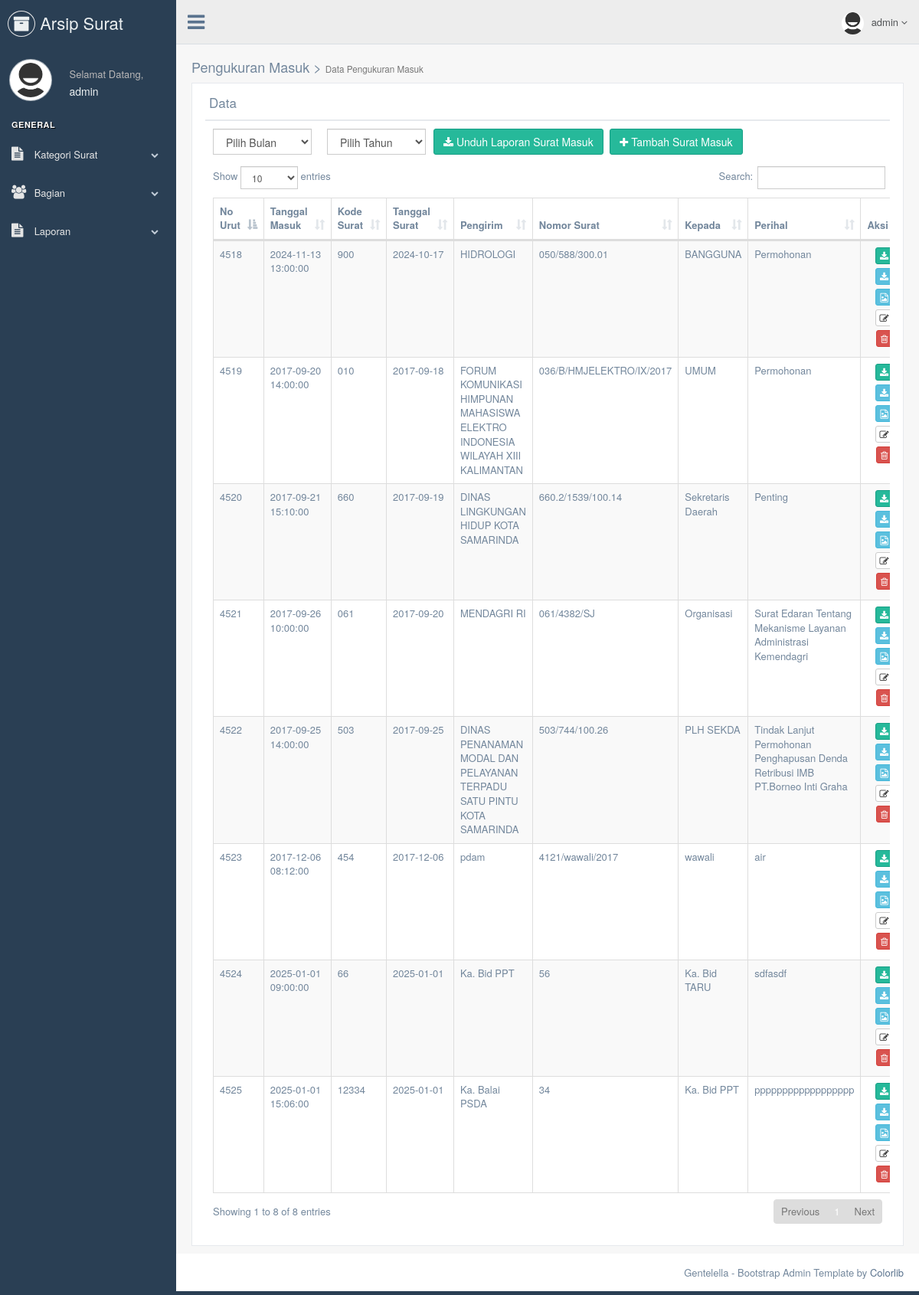
/admin/datapengukuranmasuk.php (signed in), run on the app's committed database.
### tables this page shows
CREATE TABLE `tb_suratmasuk` (
  `id_suratmasuk` int(11) NOT NULL,
  `tanggalmasuk_suratmasuk` datetime NOT NULL DEFAULT current_timestamp(),
  `kode_suratmasuk` varchar(10) NOT NULL,
  `nomorurut_suratmasuk` varchar(7) NOT NULL,
  `nomor_suratmasuk` varchar(25) NOT NULL,
  `tanggalsurat_suratmasuk` date NOT NULL,
  `pengirim` varchar(255) NOT NULL,
  `kepada_suratmasuk` varchar(255) NOT NULL,
  `perihal_suratmasuk` text NOT NULL,
  `file_suratmasuk` varchar(255) NOT NULL,
  `operator` varchar(50) NOT NULL,
  `tanggal_entry` datetime NOT NULL DEFAULT current_timestamp(),
  `disposisi1` varchar(50) DEFAULT NULL,
  `tanggal_disposisi1` datetime DEFAULT current_timestamp(),
  `disposisi2` varchar(50) DEFAULT NULL,
  `tanggal_disposisi2` varchar(25) DEFAULT NULL,
  `disposisi3` varchar(50) DEFAULT NULL,
  `tanggal_disposisi3` datetime DEFAULT current_timestamp()
);

### admin/datapengukuranmasuk.php (the view, shortened to what this page needs)
<!DOCTYPE html>
<html lang="en">
<head>
  <link href="../assets/vendors/bootstrap/dist/css/bootstrap.min.css" rel="stylesheet">
  <link href="../assets/vendors/font-awesome/css/font-awesome.min.css" rel="stylesheet">
  <link href="../assets/vendors/nprogress/nprogress.css" rel="stylesheet">
  <link href="../assets/vendors/iCheck/skins/flat/green.css" rel="stylesheet">
  <link href="../assets/vendors/datatables.net-bs/css/dataTables.bootstrap.min.css" rel="stylesheet">
  <link href="../assets/vendors/datatables.net-buttons-bs/css/buttons.bootstrap.min.css" rel="stylesheet">
  <link href="../assets/vendors/datatables.net-fixedheader-bs/css/fixedHeader.bootstrap.min.css" rel="stylesheet">
  <link href="../assets/vendors/datatables.net-responsive-bs/css/responsive.bootstrap.min.css" rel="stylesheet">
  <link href="../assets/vendors/datatables.net-scroller-bs/css/scroller.bootstrap.min.css" rel="stylesheet">
  <link href="../assets/build/css/custom.min.css" rel="stylesheet">
</head>
<body class="nav-md">
  <div class="container body">
    <div class="main_container">
      <?php
      include("sidebarmenu.php");
      ?>
      <?php
      include("header.php");
      ?>
      <div class="right_col" role="main">
        <div class="">
          <div class="page-title">
            <div class="title_right">
              <h2>Pengukuran Masuk > <small>Data Pengukuran Masuk</small></h2>
            </div>
          </div>
          <div class="clearfix"></div>
          <div class="row">
            <div class="col-md-12 col-sm-12 col-xs-12">
              <div class="x_panel">
                <div class="x_title">
                  <h2>Data<small>Pengukuran Masuk</small></h2>
                  <div class="clearfix"></div>
                </div>
                <form action="downloadlaporan_suratmasuk.php" name="download_suratmasuk" method="post" enctype="multipart/form-data" id="demo-form2" data-parsley-validate class="form-horizontal form-label-left">
                  <div class="col-md-2 col-sm-2 col-xs-6">
                    <select name="bulan" class="select2_single form-control" tabindex="-1">
                      <option>Pilih Bulan</option>
                    </select>
                  </div>
                  <div class="col-md-2 col-sm-2 col-xs-6">
                    <select name="tahun" class="select2_single form-control" tabindex="-1">
                      <option>Pilih Tahun</option>
                    </select>
                  </div>
                  <button type="submit" class="btn btn-success"><i class="fa fa-download"></i> Unduh Laporan Surat Masuk</button></a>
                  <a href="inputsuratmasuk.php"><button type="button" class="btn btn-success"><i class="fa fa-plus"></i> Tambah Surat Masuk</button></a>
                </form>
                <div class="x_content">
                  <div class="x_content">
                    <?php
                    include '../koneksi/koneksi.php';
                    $sql1      = "SELECT * FROM tb_suratmasuk order by	id_suratmasuk asc";
                    $query1    = mysqli_query($db, $sql1);
                    $total    = mysqli_num_rows($query1);
                    if ($total == 0) {
                      echo "<center><h2>Belum Ada Data Surat Masuk</h2></center>";
                    } else { ?>
                      <table id="datatable" class="table table-striped table-bordered">
                        <thead>
                          <tr>
                            <th width="3%">No Urut</th>
                            <th width="10%">Tanggal Masuk</th>
                            <th width="3%">Kode Surat</th>
                            <th width="10%">Tanggal Surat</th>
                            <th width="14%">Pengirim</th>
                            <th width="15%">Nomor Surat</th>
                            <th width="10%">Kepada</th>
                            <th width="25%">Perihal</th>
                            <th width="15%">Aksi</th>
                          </tr>
                        </thead>
                        <tbody>
                          <?php
                          while ($data = mysqli_fetch_array($query1)) {
                            echo '<tr>
                              <td>	' . $data['nomorurut_suratmasuk'] . '  	</td>
                              <td>	' . $data['tanggalmasuk_suratmasuk'] . '		</td>
                              <td>	' . $data['kode_suratmasuk'] . '	</td>
                              <td>	' . $data['tanggalsurat_suratmasuk'] . '	</td>
                              <td>	' . $data['pengirim'] . '  		</td>
                              <td>	' . $data['nomor_suratmasuk'] . '  		</td>
                              <td>	' . $data['kepada_suratmasuk'] . '		</td>
                              <td>  ' . $data['perihal_suratmasuk'] . '  </td>
                              <td style="text-align:center;">
                              <a href= surat_masuk/' . $data['file_suratmasuk'] . '><button type="button" title="Unduh File" class="btn btn-success btn-xs"><i class="fa fa-download"></i></button></a>
                              <a href= downloaddisposisi.php?id_suratmasuk=' . $data['id_suratmasuk'] . '><button type="button" title="Unduh Disposisi" class="btn btn-info btn-xs"><i class="fa fa-download"></i></button></a>
                              <a href=detail-suratmasuk.php?id_suratmasuk=' . $data['id_suratmasuk'] . '><button type="button" title="Detail" class="btn btn-info btn-xs"><i class="fa fa-file-image-o"></i></button></a>
                              <a href=editsuratmasuk.php?id_suratmasuk=' . $data['id_suratmasuk'] . '><button type="button" title="Edit" class="btn btn-default btn-xs"><i class="fa fa-edit"></i></button></a>
                              <a onclick="return konfirmasi()" href="proses/proses_hapussuratmasuk.php?id_suratmasuk=' . $data['id_suratmasuk'] . '"><button type="button" title="Hapus" class="btn btn-danger btn-xs"><i class="fa fa-trash-o"></i></button></a></td>
                              </tr>';
                          }
                          ?>
                        </tbody>
                      </table>
                    <?php } ?>
                  </div>
                </div>
              </div>
            </div>
          </div>
        </div>
      </div>
      <footer>
        <div class="pull-right">
          Gentelella - Bootstrap Admin Template by <a href="https://colorlib.com">Colorlib</a>
        </div>
        <div class="clearfix"></div>
      </footer>
    </div>
  </div>
</body>
</html>

### admin/sidebarmenu.php (shortened to what this page needs)
<?php
include '../koneksi/koneksi.php';
$sql      = "SELECT * FROM tb_admin where id_admin='" . $_SESSION['id'] . "'";
$query    = mysqli_query($db, $sql);
$data     = mysqli_fetch_array($query);
?>
<div class="col-md-3 left_col">
  <div class="left_col scroll-view">
    <div class="navbar nav_title" style="border: 0;">
      <a href="index.php" class="site_title"><i class="fa fa-archive"></i> <span> Arsip Surat Bonanza</span></a>
    </div>
    <div class="profile clearfix">
      <div class="profile_pic">
        <img src="images/<?php echo $data['gambar']; ?>" height="55" width="55" alt="" class="img-circle profile_img">
      </div>
      <div class="profile_info">
        <span>Selamat Datang,</span>
        <h2><?php echo $_SESSION['nama']; ?></h2>
      </div>
    </div>
    <br />
    <div id="sidebar-menu" class="main_menu_side hidden-print main_menu">
      <div class="menu_section">
        <h3>General</h3>
        <ul class="nav side-menu">
          <li><a><i class="fa fa-file-text"></i> Kategori Surat <span class="fa fa-chevron-down"></span></a>
          </li>
          <li><a><i class="fa fa-users"></i> Bagian <span class="fa fa-chevron-down"></span></a>
          </li>
          <li><a><i class="fa fa-file-text"></i> Laporan <span class="fa fa-chevron-down"></span></a>
          </li>
        </ul>
      </div>
    </div>
  </div>
</div>

### admin/header.php (shortened to what this page needs)
<?php
include '../koneksi/koneksi.php';
$sql  		= "SELECT * FROM tb_admin where id_admin='".$_SESSION['id']."'";
$query  	= mysqli_query($db, $sql);
$data 		= mysqli_fetch_array($query);
?>
        <div class="top_nav">
          <div class="nav_menu">
            <nav>
              <div class="nav toggle">
                <a id="menu_toggle"><i class="fa fa-bars"></i></a>
              </div>
              <ul class="nav navbar-nav navbar-right">
                <li class="">
                  <a href="javascript:;" class="user-profile dropdown-toggle" data-toggle="dropdown" aria-expanded="false">
                    <img src="images/<?php echo $data['gambar']; ?>" alt=""><?php echo $_SESSION['nama'];?>
                    <span class=" fa fa-angle-down"></span>
                  </a>
                </li>
              </ul>
            </nav>
          </div>
        </div>

### data on the page
tb_suratmasuk: nomorurut_suratmasuk "4518", tanggalmasuk_suratmasuk "2024-11-13 13:00:00", kode_suratmasuk "900", tanggalsurat_suratmasuk "2024-10-17", pengirim "HIDROLOGI", nomor_suratmasuk "050/588/300.01", kepada_suratmasuk "BANGGUNA", perihal_suratmasuk "Permohonan"
tb_suratmasuk: nomorurut_suratmasuk "4519", tanggalmasuk_suratmasuk "2017-09-20 14:00:00", kode_suratmasuk "010", tanggalsurat_suratmasuk "2017-09-18", pengirim "FORUM KOMUNIKASI HIMPUNAN MAHASISWA ELEKTRO INDONESIA WILAYAH XIII KALIMANTAN", nomor_suratmasuk "036/B/HMJELEKTRO/IX/2017", kepada_suratmasuk "UMUM", perihal_suratmasuk "Permohonan"
tb_suratmasuk: nomorurut_suratmasuk "4520", tanggalmasuk_suratmasuk "2017-09-21 15:10:00", kode_suratmasuk "660", tanggalsurat_suratmasuk "2017-09-19", pengirim "DINAS LINGKUNGAN HIDUP KOTA SAMARINDA", nomor_suratmasuk "660.2/1539/100.14", kepada_suratmasuk "Sekretaris Daerah", perihal_suratmasuk "Penting"
tb_suratmasuk: nomorurut_suratmasuk "4521", tanggalmasuk_suratmasuk "2017-09-26 10:00:00", kode_suratmasuk "061", tanggalsurat_suratmasuk "2017-09-20", pengirim "MENDAGRI RI", nomor_suratmasuk "061/4382/SJ", kepada_suratmasuk "Organisasi", perihal_suratmasuk "Surat Edaran Tentang Mekanisme Layanan Administrasi Kemendagri"
tb_suratmasuk: nomorurut_suratmasuk "4522", tanggalmasuk_suratmasuk "2017-09-25 14:00:00", kode_suratmasuk "503", tanggalsurat_suratmasuk "2017-09-25", pengirim "DINAS PENANAMAN MODAL DAN PELAYANAN TERPADU SATU PINTU KOTA SAMARINDA", nomor_suratmasuk "503/744/100.26", kepada_suratmasuk "PLH SEKDA", perihal_suratmasuk "Tindak Lanjut Permohonan Penghapusan Denda Retribusi IMB PT.Borneo Inti Graha"
tb_suratmasuk: nomorurut_suratmasuk "4523", tanggalmasuk_suratmasuk "2017-12-06 08:12:00", kode_suratmasuk "454", tanggalsurat_suratmasuk "2017-12-06", pengirim "pdam", nomor_suratmasuk "4121/wawali/2017", kepada_suratmasuk "wawali", perihal_suratmasuk "air"
tb_suratmasuk: nomorurut_suratmasuk "4524", tanggalmasuk_suratmasuk "2025-01-01 09:00:00", kode_suratmasuk "66", tanggalsurat_suratmasuk "2025-01-01", pengirim "Ka. Bid PPT", nomor_suratmasuk "56", kepada_suratmasuk "Ka. Bid TARU", perihal_suratmasuk "sdfasdf"
tb_suratmasuk: nomorurut_suratmasuk "4525", tanggalmasuk_suratmasuk "2025-01-01 15:06:00", kode_suratmasuk "12334", tanggalsurat_suratmasuk "2025-01-01", pengirim "Ka. Balai PSDA", nomor_suratmasuk "34", kepada_suratmasuk "Ka. Bid PPT", perihal_suratmasuk "pppppppppppppppppp"

### other printed values
$_SESSION['nama'] "admin"
